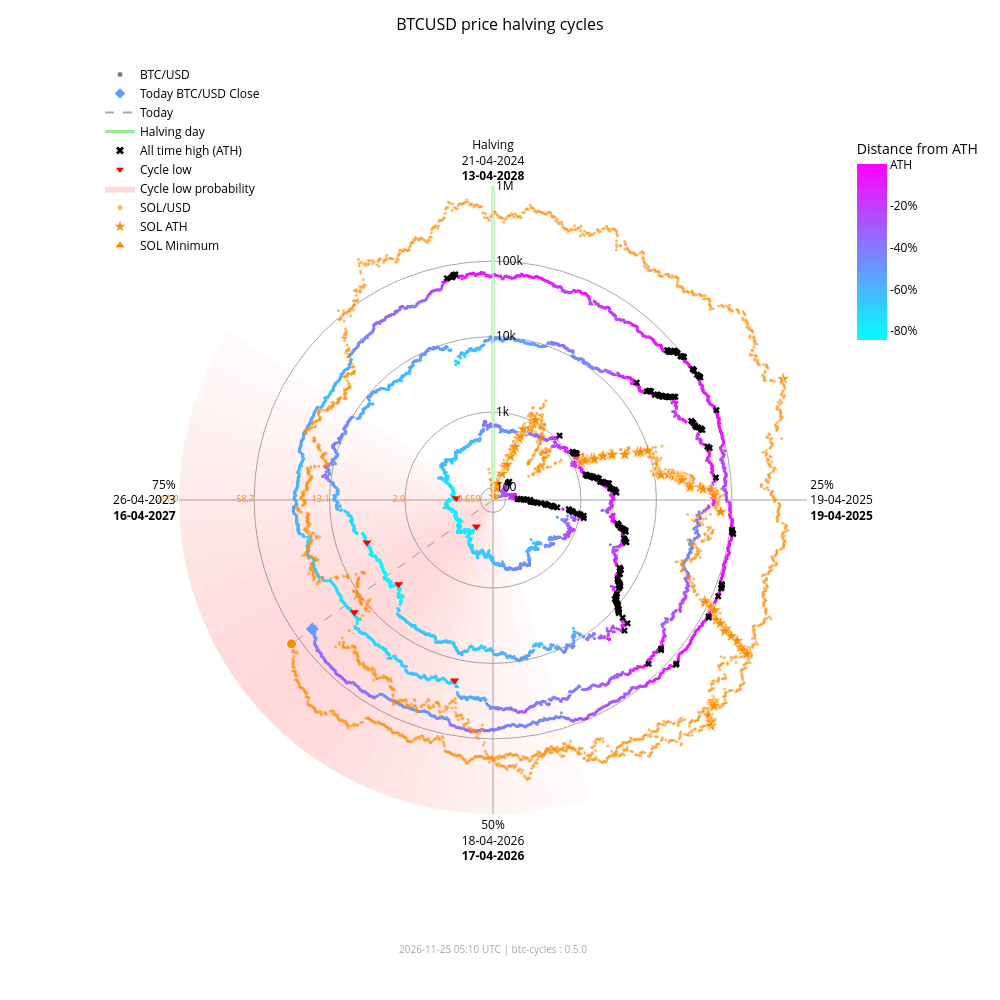

The notebook cell saved with this chart:
### Markdown cell above
### Interactive chart with overlay

### Code cell
fig_overlay_interactive = btc.plot(
    kind="interactive",
    from_date="2012-11-28",
    overlay=sol,
)
fig_overlay_interactive.show(config={"scrollZoom": True, "displayModeBar": True})

### Figure 1 — Plotly figure (JSON) as saved in the notebook; plotly's stock layout.template omitted (floating-point values rounded to 4 significant figures; data arrays with more than 128 entries replaced by an {"elided": "..."} marker saying what was removed)
{"data": [{"fill": "toself", "fillcolor": "rgba(255,0,0,0.018306980149439524)", "hoverinfo": "skip", "line": {"width": 0}, "mode": "lines", "r": [68.43, 1000000, 1000000, 68.43, 68.43], "showlegend": false, "theta": [162.0, 162.0, 165.6, 165.6, 162.0], "type": "scatterpolar"}, {"fill": "toself", "fillcolor": "rgba(255,0,0,0.02405911634527998)", "hoverinfo": "skip", "line": {"width": 0}, "mode": "lines", "r": [68.43, 1000000, 1000000, 68.43, 68.43], "showlegend": false, "theta": [165.6, 165.6, 169.2, 169.2, 165.6], "type": "scatterpolar"}, {"fill": "toself", "fillcolor": "rgba(255,0,0,0.030803449372254352)", "hoverinfo": "skip", "line": {"width": 0}, "mode": "lines", "r": [68.43, 1000000, 1000000, 68.43, 68.43], "showlegend": false, "theta": [169.2, 169.2, 172.8, 172.8, 169.2], "type": "scatterpolar"}, {"fill": "toself", "fillcolor": "rgba(255,0,0,0.03847233586005252)", "hoverinfo": "skip", "line": {"width": 0}, "mode": "lines", "r": [68.43, 1000000, 1000000, 68.43, 68.43], "showlegend": false, "theta": [172.8, 172.8, 176.4, 176.4, 172.8], "type": "scatterpolar"}, {"fill": "toself", "fillcolor": "rgba(255,0,0,0.04694405159551339)", "hoverinfo": "skip", "line": {"width": 0}, "mode": "lines", "r": [68.43, 1000000, 1000000, 68.43, 68.43], "showlegend": false, "theta": [176.4, 176.4, 180.0, 180.0, 176.4], "type": "scatterpolar"}, {"fill": "toself", "fillcolor": "rgba(255,0,0,0.05605603979818329)", "hoverinfo": "skip", "line": {"width": 0}, "mode": "lines", "r": [68.43, 1000000, 1000000, 68.43, 68.43], "showlegend": false, "theta": [180.0, 180.0, 183.6, 183.6, 180.0], "type": "scatterpolar"}, {"fill": "toself", "fillcolor": "rgba(255,0,0,0.06562330627802694)", "hoverinfo": "skip", "line": {"width": 0}, "mode": "lines", "r": [68.43, 1000000, 1000000, 68.43, 68.43], "showlegend": false, "theta": [183.6, 183.6, 187.2, 187.2, 183.6], "type": "scatterpolar"}, {"fill": "toself", "fillcolor": "rgba(255,0,0,0.07545707932574237)", "hoverinfo": "skip", "line": {"width": 0}, "mode": "lines", "r": [68.43, 1000000, 1000000, 68.43, 68.43], "showlegend": false, "theta": [187.2, 187.2, 190.8, 190.8, 187.2], "type": "scatterpolar"}, {"fill": "toself", "fillcolor": "rgba(255,0,0,0.08537841060169407)", "hoverinfo": "skip", "line": {"width": 0}, "mode": "lines", "r": [68.43, 1000000, 1000000, 68.43, 68.43], "showlegend": false, "theta": [190.8, 190.8, 194.4, 194.4, 190.8], "type": "scatterpolar"}, {"fill": "toself", "fillcolor": "rgba(255,0,0,0.09522272137134848)", "hoverinfo": "skip", "line": {"width": 0}, "mode": "lines", "r": [68.43, 1000000, 1000000, 68.43, 68.43], "showlegend": false, "theta": [194.4, 194.4, 198.0, 198.0, 194.4], "type": "scatterpolar"}, {"fill": "toself", "fillcolor": "rgba(255,0,0,0.10483418800389058)", "hoverinfo": "skip", "line": {"width": 0}, "mode": "lines", "r": [68.43, 1000000, 1000000, 68.43, 68.43], "showlegend": false, "theta": [198.0, 198.0, 201.6, 201.6, 198.0], "type": "scatterpolar"}, {"fill": "toself", "fillcolor": "rgba(255,0,0,0.11405248627197925)", "hoverinfo": "skip", "line": {"width": 0}, "mode": "lines", "r": [68.43, 1000000, 1000000, 68.43, 68.43], "showlegend": false, "theta": [201.6, 201.6, 205.2, 205.2, 201.6], "type": "scatterpolar"}, {"fill": "toself", "fillcolor": "rgba(255,0,0,0.12269756305009562)", "hoverinfo": "skip", "line": {"width": 0}, "mode": "lines", "r": [68.43, 1000000, 1000000, 68.43, 68.43], "showlegend": false, "theta": [205.2, 205.2, 208.8, 208.8, 205.2], "type": "scatterpolar"}, {"fill": "toself", "fillcolor": "rgba(255,0,0,0.13055959037792858)", "hoverinfo": "skip", "line": {"width": 0}, "mode": "lines", "r": [68.43, 1000000, 1000000, 68.43, 68.43], "showlegend": false, "theta": [208.8, 208.8, 212.4, 212.4, 208.8], "type": "scatterpolar"}, {"fill": "toself", "fillcolor": "rgba(255,0,0,0.13740037014073872)", "hoverinfo": "skip", "line": {"width": 0}, "mode": "lines", "r": [68.43, 1000000, 1000000, 68.43, 68.43], "showlegend": false, "theta": [212.4, 212.4, 216.0, 216.0, 212.4], "type": "scatterpolar"}, {"fill": "toself", "fillcolor": "rgba(255,0,0,0.14296927208088228)", "hoverinfo": "skip", "line": {"width": 0}, "mode": "lines", "r": [68.43, 1000000, 1000000, 68.43, 68.43], "showlegend": false, "theta": [216.0, 216.0, 219.6, 219.6, 216.0], "type": "scatterpolar"}, {"fill": "toself", "fillcolor": "rgba(255,0,0,0.14703219887325494)", "hoverinfo": "skip", "line": {"width": 0}, "mode": "lines", "r": [68.43, 1000000, 1000000, 68.43, 68.43], "showlegend": false, "theta": [219.6, 219.6, 223.2, 223.2, 219.6], "type": "scatterpolar"}, {"fill": "toself", "fillcolor": "rgba(255,0,0,0.14940752827264187)", "hoverinfo": "skip", "line": {"width": 0}, "mode": "lines", "r": [68.43, 1000000, 1000000, 68.43, 68.43], "showlegend": false, "theta": [223.2, 223.2, 226.8, 226.8, 223.2], "type": "scatterpolar"}, {"fill": "toself", "fillcolor": "rgba(255,0,0,0.15)", "hoverinfo": "skip", "line": {"width": 0}, "mode": "lines", "r": [68.43, 1000000, 1000000, 68.43, 68.43], "showlegend": false, "theta": [226.8, 226.8, 230.4, 230.4, 226.8], "type": "scatterpolar"}, {"fill": "toself", "fillcolor": "rgba(255,0,0,0.14882314851976614)", "hoverinfo": "skip", "line": {"width": 0}, "mode": "lines", "r": [68.43, 1000000, 1000000, 68.43, 68.43], "showlegend": false, "theta": [230.4, 230.4, 234.0, 234.0, 230.4], "type": "scatterpolar"}, {"fill": "toself", "fillcolor": "rgba(255,0,0,0.14600334989350275)", "hoverinfo": "skip", "line": {"width": 0}, "mode": "lines", "r": [68.43, 1000000, 1000000, 68.43, 68.43], "showlegend": false, "theta": [234.0, 234.0, 237.6, 237.6, 234.0], "type": "scatterpolar"}, {"fill": "toself", "fillcolor": "rgba(255,0,0,0.14176315293000513)", "hoverinfo": "skip", "line": {"width": 0}, "mode": "lines", "r": [68.43, 1000000, 1000000, 68.43, 68.43], "showlegend": false, "theta": [237.6, 237.6, 241.2, 241.2, 237.6], "type": "scatterpolar"}, {"fill": "toself", "fillcolor": "rgba(255,0,0,0.1363869302869166)", "hoverinfo": "skip", "line": {"width": 0}, "mode": "lines", "r": [68.43, 1000000, 1000000, 68.43, 68.43], "showlegend": false, "theta": [241.2, 241.2, 244.8, 244.8, 241.2], "type": "scatterpolar"}, {"fill": "toself", "fillcolor": "rgba(255,0,0,0.13017643696734477)", "hoverinfo": "skip", "line": {"width": 0}, "mode": "lines", "r": [68.43, 1000000, 1000000, 68.43, 68.43], "showlegend": false, "theta": [244.8, 244.8, 248.4, 248.4, 244.8], "type": "scatterpolar"}, {"fill": "toself", "fillcolor": "rgba(255,0,0,0.1234063302665758)", "hoverinfo": "skip", "line": {"width": 0}, "mode": "lines", "r": [68.43, 1000000, 1000000, 68.43, 68.43], "showlegend": false, "theta": [248.4, 248.4, 252.0, 252.0, 248.4], "type": "scatterpolar"}, {"fill": "toself", "fillcolor": "rgba(255,0,0,0.11628949020714345)", "hoverinfo": "skip", "line": {"width": 0}, "mode": "lines", "r": [68.43, 1000000, 1000000, 68.43, 68.43], "showlegend": false, "theta": [252.0, 252.0, 255.6, 255.6, 252.0], "type": "scatterpolar"}, {"fill": "toself", "fillcolor": "rgba(255,0,0,0.108959277972535)", "hoverinfo": "skip", "line": {"width": 0}, "mode": "lines", "r": [68.43, 1000000, 1000000, 68.43, 68.43], "showlegend": false, "theta": [255.6, 255.6, 259.2, 259.2, 255.6], "type": "scatterpolar"}, {"fill": "toself", "fillcolor": "rgba(255,0,0,0.1014715299920515)", "hoverinfo": "skip", "line": {"width": 0}, "mode": "lines", "r": [68.43, 1000000, 1000000, 68.43, 68.43], "showlegend": false, "theta": [259.2, 259.2, 262.8, 262.8, 259.2], "type": "scatterpolar"}, {"fill": "toself", "fillcolor": "rgba(255,0,0,0.09382430417652897)", "hoverinfo": "skip", "line": {"width": 0}, "mode": "lines", "r": [68.43, 1000000, 1000000, 68.43, 68.43], "showlegend": false, "theta": [262.8, 262.8, 266.4, 266.4, 262.8], "type": "scatterpolar"}, {"fill": "toself", "fillcolor": "rgba(255,0,0,0.08598937207621672)", "hoverinfo": "skip", "line": {"width": 0}, "mode": "lines", "r": [68.43, 1000000, 1000000, 68.43, 68.43], "showlegend": false, "theta": [266.4, 266.4, 270.0, 270.0, 266.4], "type": "scatterpolar"}, {"fill": "toself", "fillcolor": "rgba(255,0,0,0.07794710108398434)", "hoverinfo": "skip", "line": {"width": 0}, "mode": "lines", "r": [68.43, 1000000, 1000000, 68.43, 68.43], "showlegend": false, "theta": [270.0, 270.0, 273.6, 273.6, 270.0], "type": "scatterpolar"}, {"fill": "toself", "fillcolor": "rgba(255,0,0,0.06971614429145927)", "hoverinfo": "skip", "line": {"width": 0}, "mode": "lines", "r": [68.43, 1000000, 1000000, 68.43, 68.43], "showlegend": false, "theta": [273.6, 273.6, 277.2, 277.2, 273.6], "type": "scatterpolar"}, {"fill": "toself", "fillcolor": "rgba(255,0,0,0.061371174705723626)", "hoverinfo": "skip", "line": {"width": 0}, "mode": "lines", "r": [68.43, 1000000, 1000000, 68.43, 68.43], "showlegend": false, "theta": [277.2, 277.2, 280.8, 280.8, 277.2], "type": "scatterpolar"}, {"fill": "toself", "fillcolor": "rgba(255,0,0,0.05304520605236535)", "hoverinfo": "skip", "line": {"width": 0}, "mode": "lines", "r": [68.43, 1000000, 1000000, 68.43, 68.43], "showlegend": false, "theta": [280.8, 280.8, 284.4, 284.4, 280.8], "type": "scatterpolar"}, {"fill": "toself", "fillcolor": "rgba(255,0,0,0.044916938988340704)", "hoverinfo": "skip", "line": {"width": 0}, "mode": "lines", "r": [68.43, 1000000, 1000000, 68.43, 68.43], "showlegend": false, "theta": [284.4, 284.4, 288.0, 288.0, 284.4], "type": "scatterpolar"}, {"fill": "toself", "fillcolor": "rgba(255,0,0,0.0371870550186571)", "hoverinfo": "skip", "line": {"width": 0}, "mode": "lines", "r": [68.43, 1000000, 1000000, 68.43, 68.43], "showlegend": false, "theta": [288.0, 288.0, 291.6, 291.6, 288.0], "type": "scatterpolar"}, {"fill": "toself", "fillcolor": "rgba(255,0,0,0.030049603184432498)", "hoverinfo": "skip", "line": {"width": 0}, "mode": "lines", "r": [68.43, 1000000, 1000000, 68.43, 68.43], "showlegend": false, "theta": [291.6, 291.6, 295.2, 295.2, 291.6], "type": "scatterpolar"}, {"fill": "toself", "fillcolor": "rgba(255,0,0,0.023665126797805223)", "hoverinfo": "skip", "line": {"width": 0}, "mode": "lines", "r": [68.43, 1000000, 1000000, 68.43, 68.43], "showlegend": false, "theta": [295.2, 295.2, 298.8, 298.8, 295.2], "type": "scatterpolar"}, {"fill": "toself", "fillcolor": "rgba(255,0,0,0.018141004067302662)", "hoverinfo": "skip", "line": {"width": 0}, "mode": "lines", "r": [68.43, 1000000, 1000000, 68.43, 68.43], "showlegend": false, "theta": [298.8, 298.8, 302.4, 302.4, 298.8], "type": "scatterpolar"}, {"hoverinfo": "skip", "line": {"color": "darkgrey", "dash": "dash", "width": 1}, "mode": "lines", "r": [68.43, 59750.0], "showlegend": false, "theta": [234.5, 234.5], "type": "scatterpolar"}, {"hoverinfo": "skip", "line": {"color": "darkgrey", "dash": "dash", "width": 1}, "mode": "lines", "r": [68.43, 130200.0], "showlegend": false, "theta": [234.5, 234.5], "type": "scatterpolar"}, {"hoverinfo": "skip", "line": {"color": "lightgreen", "width": 3}, "mode": "lines", "r": [68.43, 1000000], "showlegend": false, "theta": [0, 0], "type": "scatterpolar"}, {"hoverinfo": "text", "marker": {"color": {"elided": "4960 str values"}, "size": 3}, "mode": "markers", "r": {"elided": "4960 float values"}, "showlegend": false, "text": {"elided": "4960 str values"}, "theta": {"elided": "4960 float values"}, "type": "scatterpolar"}, {"hoverinfo": "text", "marker": {"color": "#FF8C00", "opacity": 0.6, "size": 3}, "mode": "markers", "r": {"elided": "2420 float values"}, "showlegend": false, "text": {"elided": "2420 str values"}, "theta": {"elided": "2420 float values"}, "type": "scatterpolar"}, {"hoverinfo": "text", "marker": {"color": "#629dff", "size": 10, "symbol": "diamond"}, "mode": "markers", "r": [59750.0], "showlegend": false, "text": ["Today<br>Date: 2026-11-24<br>Price: $59,747.77"], "theta": [234.5], "type": "scatterpolar"}, {"hoverinfo": "text", "marker": {"color": "#FF8C00", "line": {"color": "white", "width": 1}, "size": 10, "symbol": "circle"}, "mode": "markers", "r": [130200.0], "showlegend": false, "text": ["Today SOL<br>Date: 2026-11-24<br>Price: $69.64"], "theta": [234.5], "type": "scatterpolar"}, {"hoverinfo": "text", "marker": {"color": "#FF8C00", "line": {"color": "white", "width": 0.5}, "size": 10, "symbol": "star"}, "mode": "markers", "r": [68.43, 76.69, 98.28, 115.1, 160.2, 199.2, 200.3, 203.8, 217.3, 287.8, 349.8, 397.3, 523.3, 573.2, 718.1, 798.5, 948.0, 1078.0, 1271.0, 1461.0, 1785.0, 1908.0, 1917.0, 2530.0, 3215.0, 3302.0, 3322.0, 4795.0, 7121.0, 7760.0, 9679.0, 10370.0, 11210.0, 11600.0, 11830.0, 12190.0, 15220.0, 16990.0, 18090.0, 20010.0, 20730.0, 21720.0, 21920.0, 22700.0, 28100.0, 28410.0, 38550.0, 41750.0, 54000.0, 58230.0, 71670.0, 86520.0, 90770.0, 111800.0, 112400.0, 128500.0, 155700.0, 182600.0, 229400.0, 231200.0, 295100.0, 371400.0, 451600.0, 493500.0, 583700.0, 612100.0, 618900.0, 644000.0, 686600.0, 744100.0, 879500.0, 907500.0, 980900.0, 1000000.0], "showlegend": false, "text": ["SOL ATH<br>Date: 2020-04-10<br>Price: $0.95", "SOL ATH<br>Date: 2020-07-12<br>Price: $1.02", "SOL ATH<br>Date: 2020-07-13<br>Price: $1.18", "SOL ATH<br>Date: 2020-07-15<br>Price: $1.29", "SOL ATH<br>Date: 2020-07-26<br>Price: $1.57", "SOL ATH<br>Date: 2020-07-27<br>Price: $1.78", "SOL ATH<br>Date: 2020-07-28<br>Price: $1.78", "SOL ATH<br>Date: 2020-08-03<br>Price: $1.80", "SOL ATH<br>Date: 2020-08-04<br>Price: $1.87", "SOL ATH<br>Date: 2020-08-06<br>Price: $2.21", "SOL ATH<br>Date: 2020-08-08<br>Price: $2.47", "SOL ATH<br>Date: 2020-08-09<br>Price: $2.67", "SOL ATH<br>Date: 2020-08-10<br>Price: $3.13", "SOL ATH<br>Date: 2020-08-11<br>Price: $3.30", "SOL ATH<br>Date: 2020-08-12<br>Price: $3.77", "SOL ATH<br>Date: 2020-08-28<br>Price: $4.01", "SOL ATH<br>Date: 2020-08-30<br>Price: $4.44", "SOL ATH<br>Date: 2020-08-31<br>Price: $4.78", "SOL ATH<br>Date: 2021-02-02<br>Price: $5.27", "SOL ATH<br>Date: 2021-02-03<br>Price: $5.72", "SOL ATH<br>Date: 2021-02-04<br>Price: $6.43", "SOL ATH<br>Date: 2021-02-05<br>Price: $6.68", "SOL ATH<br>Date: 2021-02-07<br>Price: $6.70", "SOL ATH<br>Date: 2021-02-08<br>Price: $7.88", "SOL ATH<br>Date: 2021-02-10<br>Price: $9.07", "SOL ATH<br>Date: 2021-02-11<br>Price: $9.22", "SOL ATH<br>Date: 2021-02-12<br>Price: $9.25", "SOL ATH<br>Date: 2021-02-19<br>Price: $11.47", "SOL ATH<br>Date: 2021-02-22<br>Price: $14.45", "SOL ATH<br>Date: 2021-02-23<br>Price: $15.20", "SOL ATH<br>Date: 2021-02-24<br>Price: $17.30", "SOL ATH<br>Date: 2021-03-28<br>Price: $18.02", "SOL ATH<br>Date: 2021-03-29<br>Price: $18.85", "SOL ATH<br>Date: 2021-03-30<br>Price: $19.23", "SOL ATH<br>Date: 2021-03-31<br>Price: $19.47", "SOL ATH<br>Date: 2021-04-02<br>Price: $19.81", "SOL ATH<br>Date: 2021-04-03<br>Price: $22.55", "SOL ATH<br>Date: 2021-04-04<br>Price: $24.06", "SOL ATH<br>Date: 2021-04-06<br>Price: $24.96", "SOL ATH<br>Date: 2021-04-07<br>Price: $26.48", "SOL ATH<br>Date: 2021-04-08<br>Price: $27.03", "SOL ATH<br>Date: 2021-04-09<br>Price: $27.78", "SOL ATH<br>Date: 2021-04-11<br>Price: $27.93", "SOL ATH<br>Date: 2021-04-12<br>Price: $28.51", "SOL ATH<br>Date: 2021-04-18<br>Price: $32.30", "SOL ATH<br>Date: 2021-04-21<br>Price: $32.51", "SOL ATH<br>Date: 2021-04-22<br>Price: $38.88", "SOL ATH<br>Date: 2021-04-24<br>Price: $40.74", "SOL ATH<br>Date: 2021-04-25<br>Price: $47.37", "SOL ATH<br>Date: 2021-05-01<br>Price: $49.51", "SOL ATH<br>Date: 2021-05-18<br>Price: $55.91", "SOL ATH<br>Date: 2021-08-16<br>Price: $62.43", "SOL ATH<br>Date: 2021-08-17<br>Price: $64.21", "SOL ATH<br>Date: 2021-08-18<br>Price: $72.54", "SOL ATH<br>Date: 2021-08-19<br>Price: $72.76", "SOL ATH<br>Date: 2021-08-20<br>Price: $78.72", "SOL ATH<br>Date: 2021-08-27<br>Price: $88.09", "SOL ATH<br>Date: 2021-08-28<br>Price: $96.70", "SOL ATH<br>Date: 2021-08-30<br>Price: $110.54", "SOL ATH<br>Date: 2021-09-01<br>Price: $111.03", "SOL ATH<br>Date: 2021-09-02<br>Price: $128.10", "SOL ATH<br>Date: 2021-09-03<br>Price: $146.58", "SOL ATH<br>Date: 2021-09-06<br>Price: $164.38", "SOL ATH<br>Date: 2021-09-07<br>Price: $173.15", "SOL ATH<br>Date: 2021-09-08<br>Price: $191.04", "SOL ATH<br>Date: 2021-10-22<br>Price: $196.43", "SOL ATH<br>Date: 2021-10-23<br>Price: $197.70", "SOL ATH<br>Date: 2021-10-24<br>Price: $202.36", "SOL ATH<br>Date: 2021-10-25<br>Price: $210.10", "SOL ATH<br>Date: 2021-11-02<br>Price: $220.24", "SOL ATH<br>Date: 2021-11-03<br>Price: $242.90", "SOL ATH<br>Date: 2021-11-04<br>Price: $247.39", "SOL ATH<br>Date: 2021-11-06<br>Price: $258.93", "SOL ATH<br>Date: 2025-01-18<br>Price: $261.87"], "theta": [352.0, 15.5, 15.75, 16.25, 19.0, 19.25, 19.5, 21.0, 21.25, 21.75, 22.25, 22.5, 22.75, 23.0, 23.25, 27.25, 27.75, 28.0, 66.75, 67.0, 67.25, 67.5, 68.0, 68.25, 68.75, 69.0, 69.25, 71.0, 71.75, 72.0, 72.25, 80.25, 80.5, 80.75, 81.0, 81.5, 81.75, 82.0, 82.5, 82.75, 83.0, 83.25, 83.75, 84.0, 85.5, 86.25, 86.5, 87.0, 87.25, 88.75, 93.0, 115.5, 115.8, 116.0, 116.2, 116.5, 118.2, 118.5, 119.0, 119.5, 119.8, 120.0, 120.7, 121.0, 121.3, 132.2, 132.5, 132.8, 133.0, 135.0, 135.2, 135.5, 136.0, 67.35], "type": "scatterpolar"}, {"hoverinfo": "text", "marker": {"color": "#FF8C00", "line": {"color": "white", "width": 0.5}, "size": 10, "symbol": "triangle-up"}, "mode": "markers", "r": [68.43], "showlegend": false, "text": ["SOL Minimum<br>Date: 2020-05-11<br>Price: $0.52"], "theta": [0.0], "type": "scatterpolar"}, {"hoverinfo": "text", "marker": {"color": "black", "size": 6, "symbol": "x"}, "mode": "markers", "r": {"elided": "182 float values"}, "showlegend": false, "text": {"elided": "182 str values"}, "theta": {"elided": "182 float values"}, "type": "scatterpolar"}, {"hoverinfo": "text", "marker": {"color": "red", "size": 8, "symbol": "triangle-down"}, "mode": "markers", "r": [178.1, 210.5, 3237.0, 3961.0, 19020.0, 15790.0], "showlegend": false, "text": ["Cycle Low<br>Date: 2015-01-14<br>Price: $178.10<br>ATH distance: -84.5%", "Cycle Low<br>Date: 2015-08-24<br>Price: $210.49<br>ATH distance: -81.7%", "Cycle Low<br>Date: 2018-12-15<br>Price: $3,236.76<br>ATH distance: -83.4%", "Cycle Low<br>Date: 2019-03-15<br>Price: $3,960.91<br>ATH distance: -79.7%", "Cycle Low<br>Date: 2022-06-18<br>Price: $19,017.64<br>ATH distance: -71.9%", "Cycle Low<br>Date: 2022-11-21<br>Price: $15,787.28<br>ATH distance: -76.6%"], "theta": [212.1, 272.7, 228.3, 251.4, 192.0, 231.0], "type": "scatterpolar"}, {"marker": {"color": "grey", "size": 5}, "mode": "markers", "name": "BTC/USD", "r": [null], "theta": [null], "type": "scatterpolar"}, {"marker": {"color": "#629dff", "size": 8, "symbol": "diamond"}, "mode": "markers", "name": "Today BTC/USD Close", "r": [null], "theta": [null], "type": "scatterpolar"}, {"line": {"color": "darkgrey", "dash": "dash"}, "mode": "lines", "name": "Today", "r": [null], "theta": [null], "type": "scatterpolar"}, {"line": {"color": "lightgreen", "width": 3}, "mode": "lines", "name": "Halving day", "r": [null], "theta": [null], "type": "scatterpolar"}, {"marker": {"color": "black", "size": 7, "symbol": "x"}, "mode": "markers", "name": "All time high (ATH)", "r": [null], "theta": [null], "type": "scatterpolar"}, {"marker": {"color": "red", "size": 7, "symbol": "triangle-down"}, "mode": "markers", "name": "Cycle low", "r": [null], "theta": [null], "type": "scatterpolar"}, {"fill": "toself", "fillcolor": "rgba(255,0,0,0.15)", "line": {"width": 0}, "mode": "lines", "name": "Cycle low probability", "r": [null], "theta": [null], "type": "scatterpolar"}, {"marker": {"color": "#FF8C00", "opacity": 0.6, "size": 5}, "mode": "markers", "name": "SOL/USD", "r": [null], "theta": [null], "type": "scatterpolar"}, {"marker": {"color": "#FF8C00", "size": 8, "symbol": "star"}, "mode": "markers", "name": "SOL ATH", "r": [null], "theta": [null], "type": "scatterpolar"}, {"marker": {"color": "#FF8C00", "size": 8, "symbol": "triangle-up"}, "mode": "markers", "name": "SOL Minimum", "r": [null], "theta": [null], "type": "scatterpolar"}, {"hoverinfo": "skip", "marker": {"cmax": 0, "cmin": -0.8453, "color": [0], "colorbar": {"len": 0.25, "ticktext": ["ATH", "-20%", "-40%", "-60%", "-80%", "-100%"], "tickvals": [0, -0.2, -0.4, -0.6, -0.8, -1.0], "title": {"text": "Distance from ATH"}, "x": 0.95, "y": 0.92, "yanchor": "top"}, "colorscale": {"elided": "256x2 mixed values"}, "showscale": true, "size": 0}, "mode": "markers", "r": [null], "showlegend": false, "theta": [null], "type": "scatterpolar"}, {"hoverinfo": "skip", "mode": "text", "r": [100, 1000, 10000, 100000, 1000000], "showlegend": false, "text": ["0.659", "2.9", "13.1", "58.7", "261.9"], "textfont": {"color": "#FF8C00", "size": 9}, "textposition": "middle left", "theta": [270, 270, 270, 270, 270], "type": "scatterpolar"}], "layout": {"annotations": [{"font": {"color": "darkgrey", "size": 10}, "showarrow": false, "text": "2026-11-25 05:10 UTC | btc-cycles : 0.5.0", "x": 0.5, "xref": "paper", "y": -0.02, "yref": "paper"}], "font": {"color": "black"}, "height": 1000, "legend": {"bgcolor": "rgba(0,0,0,0)", "font": {"color": "black"}, "x": 0.0, "y": 1.0}, "margin": {"b": 60, "l": 100, "r": 80, "t": 60}, "paper_bgcolor": "white", "plot_bgcolor": "white", "polar": {"angularaxis": {"color": "black", "direction": "clockwise", "gridcolor": "darkgrey", "rotation": 90, "ticktext": ["Halving<br>21-04-2024<br><b>13-04-2028</b>", "25%<br>19-04-2025<br><b>19-04-2025</b>", "50%<br>18-04-2026<br><b>17-04-2026</b>", "75%<br>26-04-2023<br><b>16-04-2027</b>"], "tickvals": [0, 90, 180, 270]}, "bgcolor": "white", "domain": {"x": [0.1, 0.9], "y": [0.05, 0.95]}, "radialaxis": {"angle": 90, "color": "black", "gridcolor": "darkgrey", "range": [1.835, 6.0], "tickangle": 90, "ticktext": ["100", "1k", "10k", "100k", "1M"], "tickvals": [100, 1000, 10000, 100000, 1000000], "type": "log"}}, "title": {"font": {"color": "black", "size": 16}, "text": "BTCUSD price halving cycles", "x": 0.5}, "width": 1000}}
